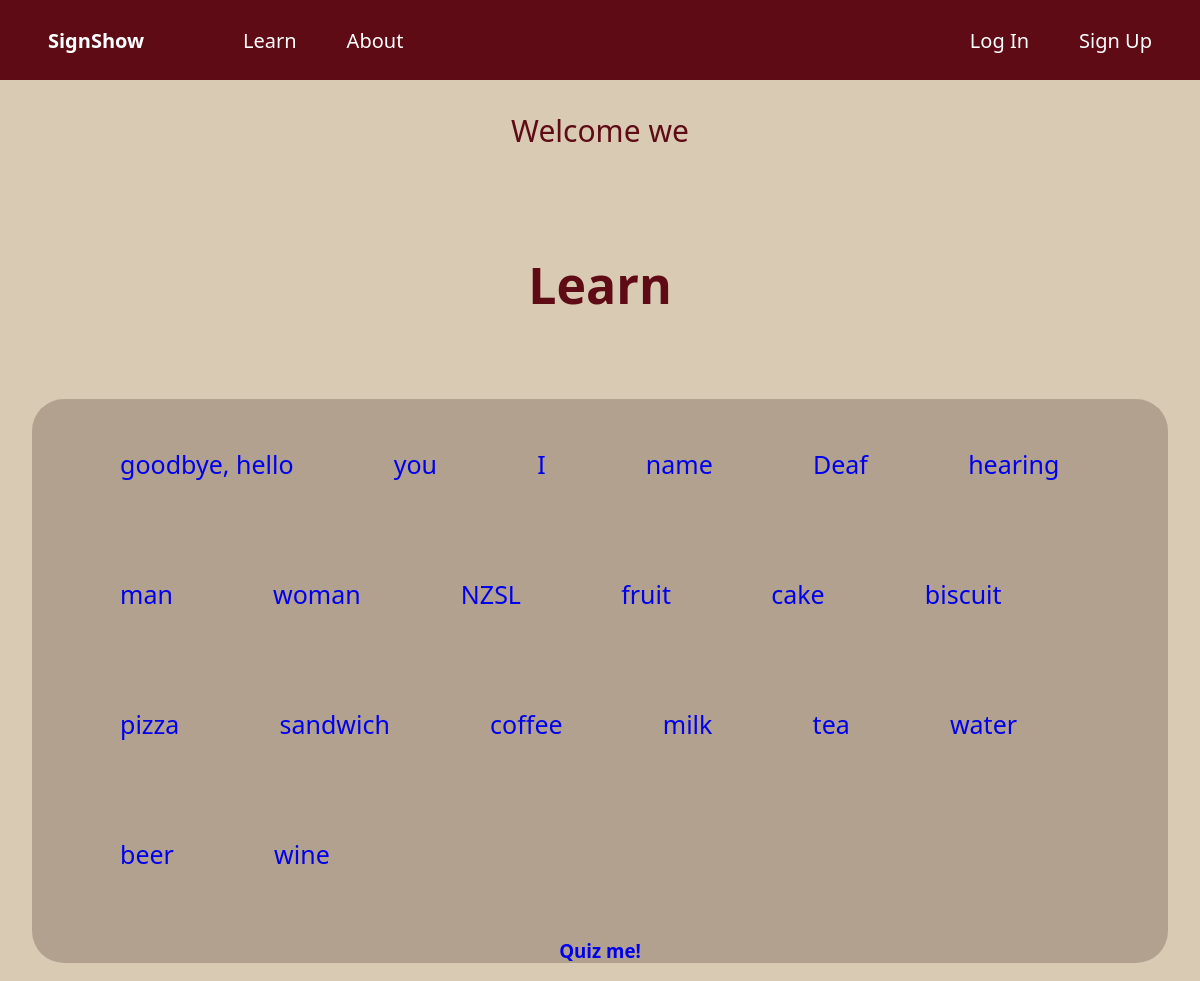
Screenshot of /learn (signed in) with the database file from the repository.
### tables this page shows
CREATE TABLE "terms" (
	"id"	INTEGER NOT NULL,
	"term"	TEXT NOT NULL,
	"video" TEXT,
	"image"	BLOB,
	"definition_en"	TEXT,
	"definition_ma"	TEXT,
	"type"	TEXT,
	PRIMARY KEY("id" AUTOINCREMENT)
);

### app.py (the view)
@app.route('/learn')
def learn():
    if not session.get('user', None):
        flash("Please log in to access!")
        return redirect('/login')
    else:
        terms = query_db("SELECT * FROM terms")
        quiz = query_db("SELECT id FROM quiz", one=True)
        return render_template("learn.html", terms=terms, quiz=quiz, id=id)

### app.py (called while the page is built)
def query_db(sql, args=(), one=False):
    db = sqlite3.connect(database)
    cursor = db.cursor()
    cursor.execute(sql, args)
    results = cursor.fetchall()
    db.commit()
    db.close()
    return (results[0] if results else None) if one else results

### templates/learn.html
{% extends 'base.html' %}
{% block content %}
    {% if session['user'] %}
        <p class="welcome-msg">Welcome {{ session['user'][1] }}</p>
    {% endif %}
    <h1>Learn</h1>
    <div class="learn-1">
        <ul>
            {% for term in terms %}
                <li><a href="learn/{{term[0]}}">{{term[1]}}</a></li>
            {% endfor %}
        </ul>
    <div class="post-learn">
        <h3><a href="/learn/quiz-{{quiz[0]}}">Quiz me!</a></h3>
    </div>
{% endblock %}

### static/styles.css (style rules this page uses)
*, *::before *::after { margin: 0; padding: 0; box-sizing: border-box; }
body { margin: 0px; font-family:'Segoe UI', Tahoma, Geneva, Verdana, sans-serif; background-color: rgb(217, 202, 179); overflow-x: hidden; }
a { text-decoration: none; }
h1 { text-align: center; margin-top: 100px; font-size: 50px; color: rgb(94, 11, 21); margin-bottom: 5rem; }
.welcome-msg { font-size: 30px; text-align: center; }
.welcome-msg { color: rgb(94, 11, 21); }
h3 { text-align: center; color: rgb(94, 11, 21); }
.learn-1 { background-color: rgb(140, 122, 107, 0.5); border-radius: 2rem; margin: 0 2rem; }
.learn-1 ul { color: rgb(130, 50, 61); }
.learn-1 li { list-style: none; font-size: 25px; display: inline-block; justify-content: center; padding: 3rem 3rem; }
p { color: rgb(94, 11, 21); }

### rows the page displays
terms: term "goodbye, hello"
terms: term "you"
terms: term "I"
terms: term "name"
terms: term "Deaf"
terms: term "hearing"
terms: term "man"
terms: term "woman"
terms: term "NZSL"
terms: term "fruit"
terms: term "cake"
terms: term "biscuit"
terms: term "pizza"
terms: term "sandwich"
terms: term "coffee"
terms: term "milk"
terms: term "tea"
terms: term "water"
terms: term "beer"
terms: term "wine"

### other values shown
{{ session['user'][1] }} "we"
